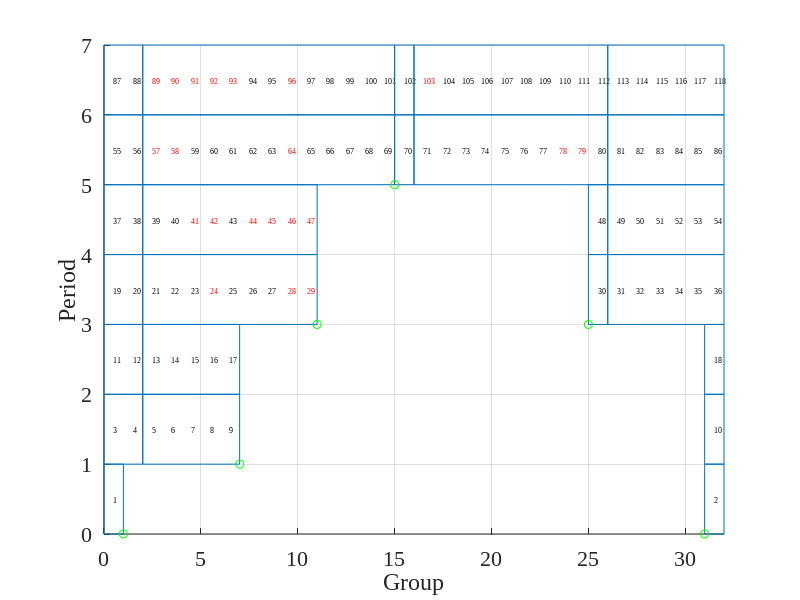

This figure's MATLAB source:
clear all

% Matlab script to calculate periodic table of elements
% Based on
% https://pubs.aip.org/aip/adv/article/13/10/105308/2915332/The-second-law-of-infodynamics-and-its
% https://www.preprints.org/manuscript/202310.1112

% (c) Szymon Lukaszyk
% licensed under MIT License
% email: szymon@patent.pl
% History
% v1: 22.10.2023 1st version

trows=3; % 3 => regular table, 80 => Z= 721762 used in the paper
cols = trows+2;
for r=1:trows
    for c=1:cols
        if c==1 
            ntab(r, c) = 2;
            continue
        end
        if c==2
            ntab(r, c) = 4*r+2-1;
            continue
        end
        ntab(r, c) = 0;
    end        
end
%ntab

mtab = zeros(trows-1, cols);
for r=1:trows-1
    for c=1:cols-r-1
        mtab(r,c) = 4*c+2;    
    end
    mtab(r,cols-r-1) =1;
end
%mtab

mtabl = zeros(1, cols);
mtabl(1) = 1;
mtab = [mtab; mtabl];    
mtab = rot90(mtab, 2)
ntab = ntab+mtab;

% add hydrogen and helium
HHe = zeros(1,cols);
HHe(1)            = 1; 
HHe(size(ntab,2)) = 1; 
ntab = [HHe; ntab]

%tab = ntab(1:rows-1, :)
tab = ntab
%return

rows = size(tab, 1);
cols = size(tab, 2);

% 1. calculate the length of the bottom row
brl = sum(tab(rows,:))

rw = 1; % row width, vertical % DO NOT CHANGE

pointsH  = [0 0;     1   0; 0     rw; 1   rw]; % hydrogen
pointsHe = [brl-1 0; brl 0; brl-1 rw; brl rw]; % helium 

points  = [pointsH; pointsHe];
pointsb = [1 0]; % boundary points  

figure
hold on
grid on
labsize   = 6;
labexcolor=[1 0 0];
set(gca,'FontName', 'Times New Roman')
set(gca,'FontSize', 16) % for periodic table
%set(gca,'FontSize', 12) % otherwise
xlabel('Group')
ylabel('Period')

line([0 1], [0 0]); % H 
line([0 1], [1 1]);
line([0 0], [0 1]);
line([1 1], [0 1]);
text(0.5, 0.5, '1','FontName', 'Times New Roman', 'FontSize',labsize)
line([brl-1 brl  ], [0 0]); % He 
line([brl-1 brl  ], [1 1]);
line([brl-1 brl-1], [0 1]);
line([brl   brl  ], [0 1]);
text((2*brl-1)/2, 0.5, '2','FontName', 'Times New Roman', 'FontSize',labsize)

Zexc = [24 28 29 41 42 44 45 46 47 57 58 64 78 79 89 90 91 92 93 96 103];

Zlabel = 3;
for r=2:rows % no fckn hydrogen
    for run=1:2
        rl = 0; % row length, horizontal
        fzeros = 0; % found zeros
        ftime  = 1; % last sections flag
        for c=1:cols   
            if tab(r, c) ~= 0
                if ~fzeros % first sections => draw points, add zeros
                    y1 = rw;
                    y2 = rw+1;
                    x1 = rl;
                    x2 = rl+tab(r, c);
                    prl= rl;
                    rl = rl+tab(r, c);
                    lgt=rl-prl; 
                    ty = (2*rw-1)/2 + 1;
                    tx = (2*prl+1)/2;
                    for k=0:1:lgt-1
                        if ismember(Zlabel, Zexc)
                            text(tx, ty, num2str(Zlabel),'FontName', 'Times New Roman', 'FontSize',labsize, 'Color', labexcolor)
                        else
                            text(tx, ty, num2str(Zlabel),'FontName', 'Times New Roman', 'FontSize',labsize)
                        end
                        Zlabel = Zlabel+1;
                        tx = tx+1;
                    end
                    
                    points = [points; x1, y1];
                    points = [points; x2, y1];
                    points = [points; x1, y2];
                    points = [points; x2, y2];

                    line([x1 x2], [y1 y1]);                    
                    line([x1 x2], [y2 y2]);                                        
                    line([x1 x1], [y1 y2]);                                        
                    line([x2 x2], [y1 y2]);                                                            
                    
                    if tab(r, c) ~= tab(rows, c) 
                        rl = rl+tab(rows, c)-tab(r, c);
                    end
                else % last sections => add zeros, draw points 
                    if tab(r, c) ~= tab(rows, c) 
                        rl = rl+tab(rows, c)-tab(r, c);
                    end
                    y1 = rw;
                    y2 = rw+1;
                    x1 = rl;
                    x2 = rl+tab(r, c);
                    prl= rl;
                    rl = rl+tab(r, c);
                    lgt=rl-prl;                     
                    ty = (2*rw-1)/2 + 1;
                    tx = (2*prl+1)/2;
                    for k=0:1:lgt-1
                        if ismember(Zlabel, Zexc)
                            text(tx, ty, num2str(Zlabel),'FontName', 'Times New Roman', 'FontSize',labsize, 'Color', labexcolor)
                        else
                            text(tx, ty, num2str(Zlabel),'FontName', 'Times New Roman', 'FontSize',labsize)
                        end
                        Zlabel = Zlabel+1;
                        tx = tx+1;
                    end
                    
                    %if ftime % are we 1st time here?
                    if ftime && run==1 % are we 1st time here and this is the 1st run?
                        if r ~= 2
                            pointsb = [pointsb; x2-1, y2-1];                    
                        end                            
                        ftime = 0;
                    end    
                    points = [points; x1, y1];
                    points = [points; x2, y1];
                    points = [points; x1, y2];
                    points = [points; x2, y2];

                    line([x1 x2], [y1 y1]);                    
                    line([x1 x2], [y2 y2]);                                        
                    line([x1 x1], [y1 y2]);                                        
                    line([x2 x2], [y1 y2]);                                                            
                end                
            else
                %if ~fzeros % this is the first time here
                if ~fzeros && run==1% this is the first time here                    
                           % so the previous points are boundary points
                        %if r ~= 2
                           pointsb = [pointsb; x2, y2-1];
                        %end
                end
                fzeros = 1; % found zeros
                rl = rl+tab(rows, c);
            end
        end
        rw = rw+1;    
    end
end    
% The number of elements is Zmax = Zlabel-1
Zlabel-1

pointsb = [pointsb; 2*(2*trows+2)-1, 2*trows-1];
%pointsb = [pointsb; 2*(2*trows+2),   2*trows-1];
pointsb = [pointsb; brl-1, 0];

points = sortrows(points);

%axis([0 32 0  7])    % regular periodic table
axis([0 brl 0  rw])

%return

%for k=1:size(points, 1) 
%    plot(points(k,1), points(k,2), 'bo');
%end    

pointsb = sortrows(pointsb);

for k=1:size(pointsb, 1) 
    plot(pointsb(k,1), pointsb(k,2), 'go');
end

%plot(pointsb(:,1), pointsb(:,2), 'g');

return

%{
% generate periodic table multplicities
% this is the initial tab
% without the H He row
cols=rows+1;
itab = zeros(rows,cols); % 
for r=1:rows
    for c=1:r+1
        itab(r,c) = 4*(c-1)+2;
    end
end

% WOW!
% This code automatically adds hydrogen!
% That means that our dividing assumption is OK
for r=1:rows
    for c=1:cols
        if c==r
            itab(r,c)   = itab(r,c)-1;
            itab(r,c+1) = 1;
        end
    end        
end        

% This code takes initial tab
% and makes a known periodic table out of it
% without the H He row
tabtoswap = tab(1:rows, 2:cols);
for r=1:rows
    tabtoswap(r,:) = fliplr(tabtoswap(r,:));
end
tab(1:rows, 2:cols) = tabtoswap;
return
%}
